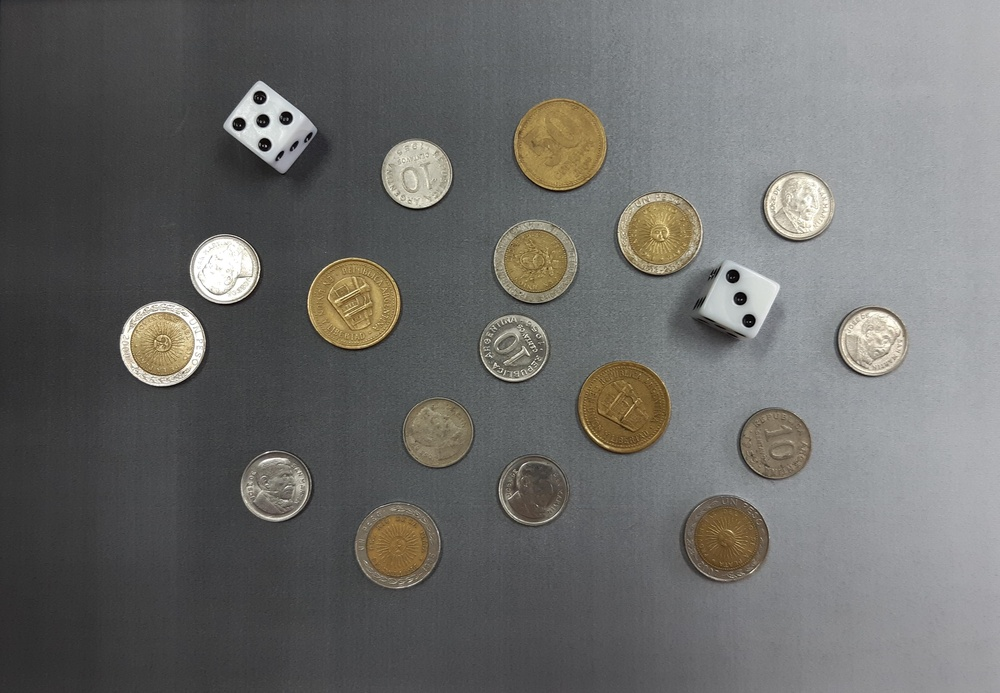
#> input picture src/monedas.jpg, 1000 x 693 px, shrunk from 3871 x 2681 before the run
$ python tp2_ejer1.py
#> lines starting #> are read from the running program, lines starting #| are printed output that depends on the picture; after the words box and inside, x2 and y2 are one past the last pixel; in counts of white or black regions, pixels touching at a corner belong together
import cv2
import numpy as np
import matplotlib.pyplot as plt

def imshow(img, new_fig=True, title=None, color_img=False, blocking=False, colorbar=False, ticks=False):
    if new_fig:
        plt.figure()
    if color_img:
        plt.imshow(img)
    else:
        plt.imshow(img, cmap='gray')
    plt.title(title)
    if not ticks:
        plt.xticks([]), plt.yticks([])
    if colorbar:
        plt.colorbar()
    if new_fig:
        plt.show(block=blocking)


def imreconstruct(marker, mask, kernel=None):
    if kernel==None:
        kernel = np.ones((3,3), np.uint8)
    while True:
        expanded = cv2.dilate(marker, kernel)                               # Dilatacion
        expanded_intersection = cv2.bitwise_and(src1=expanded, src2=mask)   # Interseccion
        if (marker == expanded_intersection).all():                         # Finalizacion?
            break                                                           #
        marker = expanded_intersection
    return expanded_intersection

def imfillhole(img):
    # img: Imagen binaria de entrada. Valores permitidos: 0 (False), 255 (True).
    mask = np.zeros_like(img)                                                   # Genero mascara para...
    mask = cv2.copyMakeBorder(mask[1:-1,1:-1], 1, 1, 1, 1, cv2.BORDER_CONSTANT, value=int(255)) # ... seleccionar los bordes.
    marker = cv2.bitwise_not(img, mask=mask)                # El marcador lo defino como el complemento de los bordes.
    img_c = cv2.bitwise_not(img)                            # La mascara la defino como el complemento de la imagen.
    img_r = imreconstruct(marker=marker, mask=img_c)        # Calculo la reconstrucción R_{f^c}(f_m)
    img_fh = cv2.bitwise_not(img_r)                         # La imagen con sus huecos rellenos es igual al complemento de la reconstruccion.
    return img_fh

# --- Cargo imagen -------------------------------------------------------------------------
img = cv2.imread('monedas.jpg', cv2.IMREAD_COLOR)
#> img is the input picture: shape (693, 1000, 3); mean B, G, R 105.5, 107.4, 107.5
img = cv2.cvtColor(img, cv2.COLOR_BGR2RGB)
plt.figure(), plt.imshow(img), plt.show(block=False)

# --- Paso a escala de grises ---------------------------------------------------------------
img_gray = cv2.cvtColor(img, cv2.COLOR_RGB2GRAY)
plt.figure(), plt.imshow(img_gray, cmap='gray'), plt.show(block=False)

# --- FILTRO BLUR (homogeneizar fondo) ------------------------------------------------------
img_blur = cv2.medianBlur(img_gray, 9, 2)
plt.figure(), plt.imshow(img_blur, cmap="gray"), plt.show(block=False)

# --- CANNY --------------------------------------------------------------------------------
img_canny = cv2.Canny(img_blur, 10, 54, apertureSize=3, L2gradient=True)
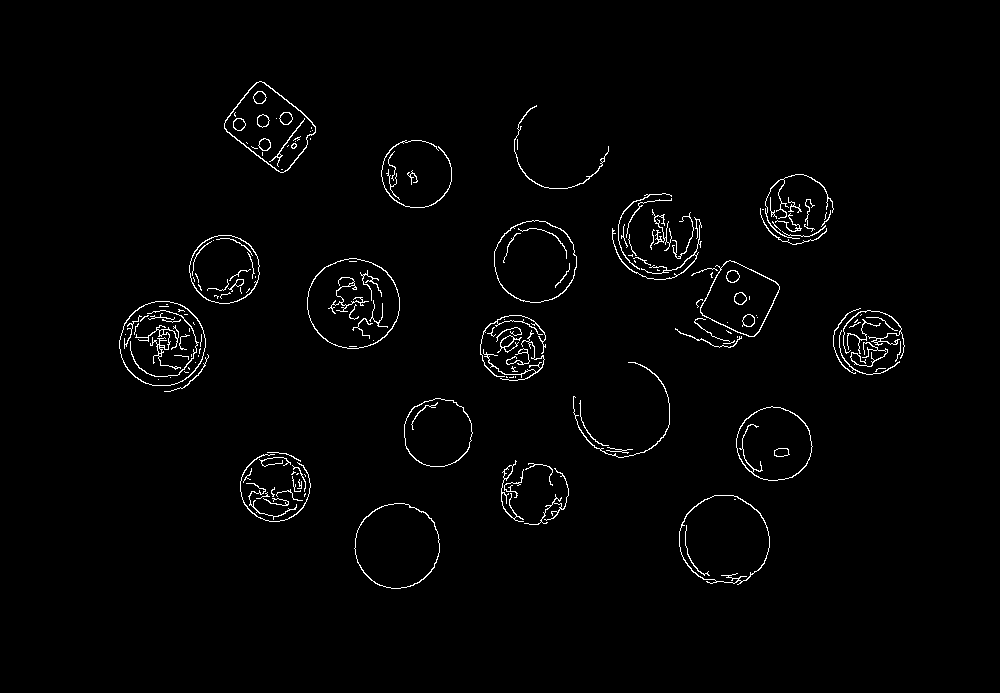
#> img_canny: shape (693, 1000); 1.7% white in thin lines or dots, all inside (x1, y1, x2, y2) = (119, 81, 905, 589)
imshow(img_canny)

# --- DILATACIÓN -----------------------------------------------------
k = 22
kernel = cv2.getStructuringElement(cv2.MORPH_ELLIPSE, (k,k))
imgd = cv2.dilate(img_canny, kernel)
#> imgd: shape (693, 1000); 19.3% white; 16 white regions, largest, box (x1, y1, x2, y2) and area: (602, 183, 791, 359) 18077, (109, 225, 271, 403) 15741, (470, 210, 588, 392) 13080
imshow(imgd)

# --- RELLENADO DE HUECOS ----------------------------------------------------------------------
img_sin_huecos = imfillhole(imgd)
#> after the loop in imreconstruct, `while True:`:
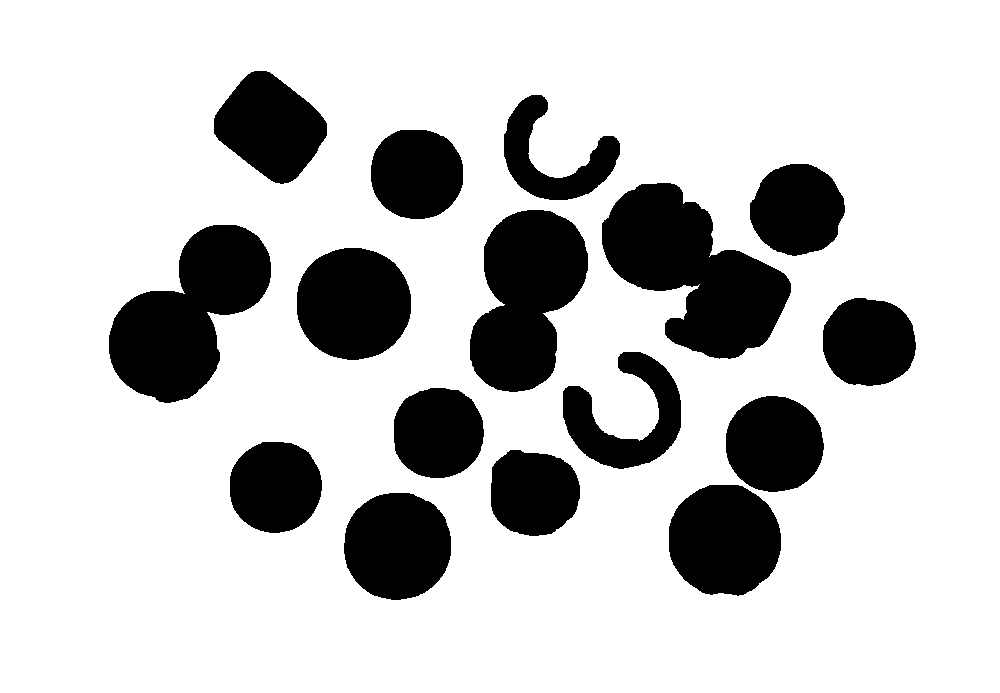
#> marker: shape (693, 1000); 79.1% white; 16 black regions, largest, box (x1, y1, x2, y2) and area: (602, 183, 791, 359) 18280, (109, 225, 271, 403) 16258, (470, 210, 588, 392) 14723
imshow(img_sin_huecos)

# --- APERTURA --------------------------------------------------------------------------------
ka = 121
kernel3 = cv2.getStructuringElement(cv2.MORPH_ELLIPSE, (ka,ka))
img_sin_huecos_ap = cv2.morphologyEx(img_sin_huecos, cv2.MORPH_OPEN, kernel3)
#> img_sin_huecos_ap: shape (693, 1000); every value is 0
imshow(img_sin_huecos_ap)

# --- Componentes conectadas ------------------------------------------------------------
num_labels, labels, stats, centroids = cv2.connectedComponentsWithStats(img_sin_huecos_ap)
#> labels: shape (693, 1000) int32; every value is 0
#> num_labels = 1; stats = [[0, 0, 1000, 693, 693000]]; centroids = [[499.5, 346]]
plt.figure(), plt.imshow(labels, cmap='gray'), plt.show(block=False)

# --- Clasificación ---------------------------------------------------------------------

# Máscara de la misma forma que la imagen original (servirá para borrar dados)
mask = np.ones_like(img_sin_huecos_ap, dtype=np.uint8)

# Imagen en blanco para dibujar las monedas clasificadas
height, width = img_sin_huecos_ap.shape
imagen_monedas_clasif = np.zeros((height, width, 3), dtype=np.uint8)

RHO_TH = 0.066    # Factor de forma (rho) < CIRCULO

# Contadores de tipos de monedas
count_moneda_10 = 0
count_moneda_50 = 0
count_moneda_1 = 0

# Clasifico en base al factor de forma
for i in range(1, num_labels):

    #--- Selecciono el objeto actual -----------------------------------------
    obj = (labels == i).astype(np.uint8)

    # --- Calculo Rho ---------------------------------------------------------
    ext_contours, _ = cv2.findContours(obj, cv2.RETR_EXTERNAL, cv2.CHAIN_APPROX_SIMPLE)
    area = cv2.contourArea(ext_contours[0])
    perimeter = cv2.arcLength(ext_contours[0], True)

    rho = area/(perimeter**2)
    flag_circular = rho > RHO_TH

    # Debug
    # --- Muestro por pantalla el resultado -----------------------------------
    # print(f"Objeto {i:2d} --> Circular: {flag_circular} --> {rho}")

    # --- Obtengo las coordenadas del rectángulo --------------------------------
    x, y, w, h = cv2.boundingRect(ext_contours[0])

    # --- Clasifico monedas y elimino dados de la imagen --------------------------------
    if flag_circular:

        # Clasificamos moneda según el área
        if 69000 < area < 80000:
            color = (0, 255, 0)  # Color verde para moneda 10 cent
            count_moneda_10 += 1
        elif 80000 <= area < 110000:
            color = (0, 0, 255)  # Color rojo para moneda 1 peso
            count_moneda_1 += 1
        else:
            color = (255, 0, 0)  # Color azul para moneda 50 cent
            count_moneda_50 += 1

        # Pintamos región de la moneda con el color correspondiente
        cv2.drawContours(imagen_monedas_clasif, [ext_contours[0]], 0, color, -1)
    else:
        # Obtenemos imagen sin dados
        # Rellenamos región correspondiente en la máscara con ceros
        mask[y:y+h, x:x+w] = 0
#> imagen_monedas_clasif: shape (693, 1000, 3); every value is 0
#> mask: shape (693, 1000); every value is 1
#> after the loop, count_moneda_1 = 0; count_moneda_10 = 0; count_moneda_50 = 0

    # Debug
    # if flag_circular:
    #     plt.figure(), plt.imshow(obj, cmap='gray'), plt.title(f"label {i}"), plt.show()

# --- Imagen sin dados -----------------------------------
imagen_sin_dados = img_sin_huecos_ap * mask
imshow(imagen_sin_dados, title="Imagen sin dados")

# --- Monedas clasificadas -----------------------------------
# Color verde --> Moneda 10 cent
# Color rojo --> Moneda 1 peso
# Color azul --> Moneda 50 cent
imshow(imagen_monedas_clasif, title="Monedas clasificadas")

print("Cantidad de monedas de 10 centavos:", count_moneda_10)
#| Cantidad de monedas de 10 centavos: 0
print("Cantidad de monedas de 50 centavos:", count_moneda_50)
#| Cantidad de monedas de 50 centavos: 0
print("Cantidad de monedas de 1 peso:", count_moneda_1)
#| Cantidad de monedas de 1 peso: 0

##################################################
# ------------------- DADOS ----------------------

def imclearborder(f):
    kernel = np.ones((3,3),np.uint8)
    marker = f.copy()
    marker[1:-1,1:-1]=0
#> marker: shape (693, 1000); 0.11% white in thin lines or dots, all inside (x1, y1, x2, y2) = (849, 0, 1000, 588)
    while True:
        tmp=marker.copy()
        marker=cv2.dilate(marker, kernel)
        marker=cv2.min(f, marker)
        difference = cv2.subtract(marker, tmp)
        if cv2.countNonZero(difference) == 0:
            break
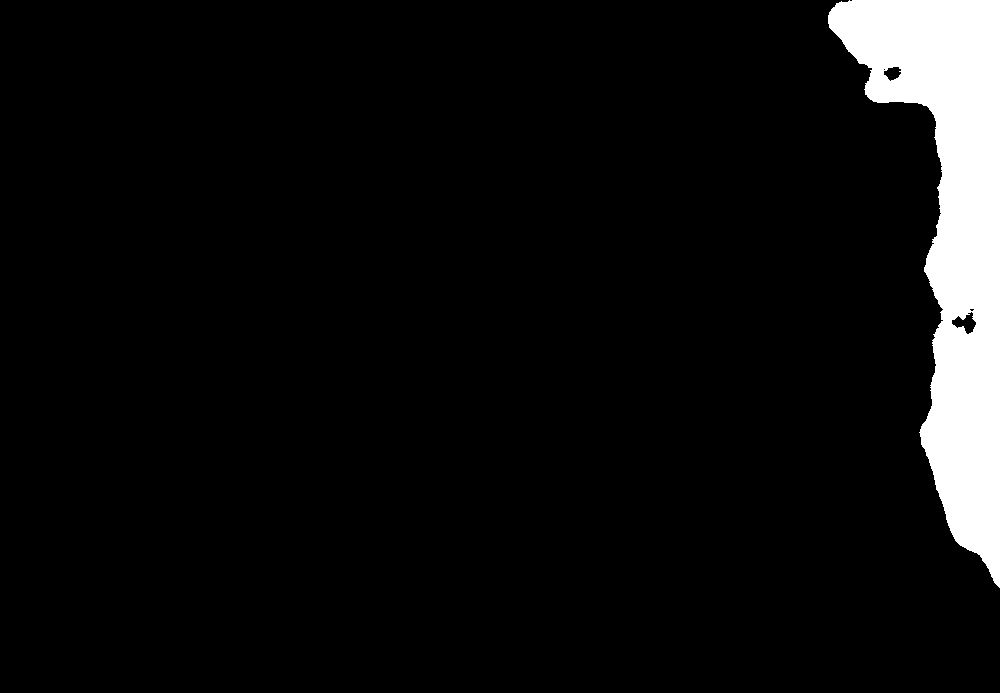
#> marker: shape (693, 1000); 6.4% white; 1 white region, box (x1, y1, x2, y2) and area: (828, 0, 1000, 588) 44438
    mask=cv2.bitwise_not(marker)
    out=cv2.bitwise_and(f, mask)
#> out: shape (693, 1000); 2.9% white; 7 white regions, largest, box (x1, y1, x2, y2) and area: (192, 237, 257, 301) 3255, (235, 92, 307, 151) 3129, (768, 174, 834, 236) 3129
    return out


# --- Filtro BLUR -----------------------------------
img_blur2 = cv2.medianBlur(img_gray, 25, 21)

# --- Umbralado inverso (quitar dados del costado) ---------------
imgu =  cv2.threshold(img_blur2, 167, 255, cv2.THRESH_BINARY)[1]
imshow(imgu)

# --- Limpiamos bordes -----------------------------------
imgu_sin_bord = imclearborder(imgu)
imshow(imgu_sin_bord)

# --- DILATACIÓN -----------------------------------------------------
k = 22
kernel = cv2.getStructuringElement(cv2.MORPH_ELLIPSE, (k,k))
#> kernel: shape (22, 22); values 0 (black) and 1 (white), 81.2% white; 4 black regions (1 under 20 px), largest, box (x1, y1, x2, y2) and area: (0, 0, 11, 8) 32, (12, 0, 22, 6) 24, (0, 15, 6, 22) 21
imgd2 = cv2.dilate(imgu_sin_bord, kernel)
#> imgd2: shape (693, 1000); 5.6% white; 7 white regions, largest, box (x1, y1, x2, y2) and area: (182, 227, 268, 312) 5864, (225, 82, 318, 162) 5779, (758, 164, 845, 247) 5706
imshow(imgd2)

# --- Relleno huecos -----------------------------------------------------
img_sin_huecos2 = imfillhole(imgd2)
imshow(img_sin_huecos2)

# --- APERTURA --------------------------------------------------------------------------------
ka = 80
kernel3 = cv2.getStructuringElement(cv2.MORPH_ELLIPSE, (ka,ka))
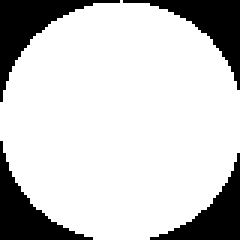
#> kernel3: shape (80, 80) (shown 3 times larger); values 0 (black) and 1 (white), 79.4% white; 4 black regions, box (x1, y1, x2, y2) and area: (0, 0, 40, 34) 366, (41, 0, 80, 30) 332, (0, 47, 31, 80) 326, (50, 51, 80, 80) 293
img_sin_huecos_ap2 = cv2.morphologyEx(img_sin_huecos2, cv2.MORPH_OPEN, kernel3)
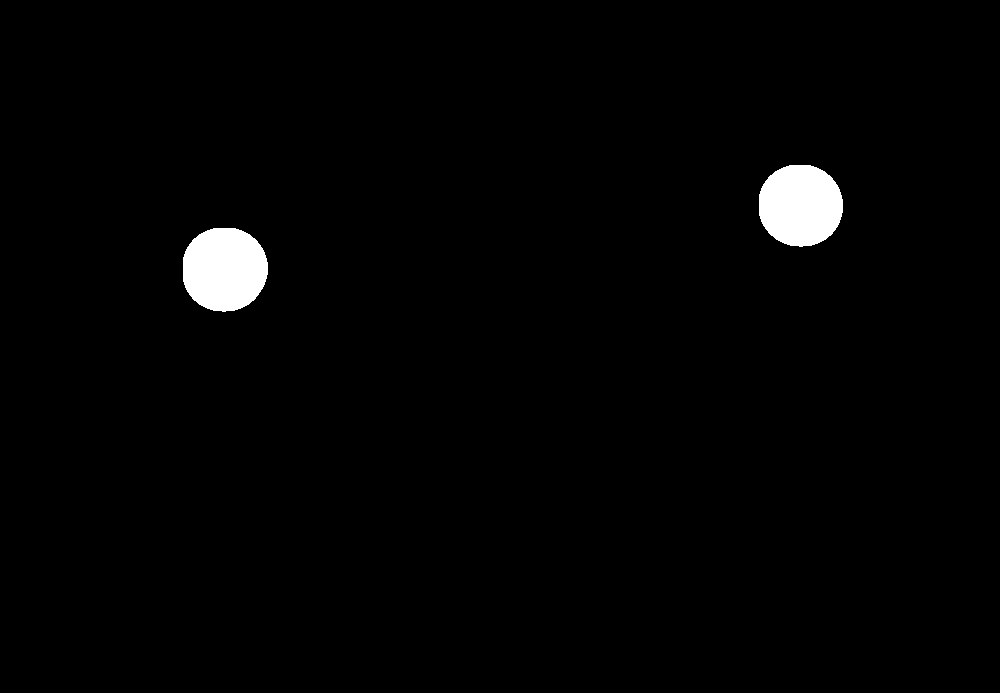
#> img_sin_huecos_ap2: shape (693, 1000); 1.6% white; 2 white regions, box (x1, y1, x2, y2) and area: (183, 228, 268, 312) 5740, (759, 165, 843, 247) 5525
imshow(img_sin_huecos_ap2)

# --- Componentes conectadas ------------------------------------------------------------
num_labels, labels, stats, centroids = cv2.connectedComponentsWithStats(img_sin_huecos_ap2)
#> labels: shape (693, 1000) int32; 3 distinct labels, from 0 to 2
#> num_labels = 3; stats = [[0, 0, 1000, 693, 681735], [759, 165, 84, 82, 5525], [183, 228, 85, 84, 5740]]; centroids = [[499.4, 347.8], [800.1, 205], [224.2, 268.9]]
plt.figure(), plt.imshow(labels, cmap='gray'), plt.show(block=False)

# --- Clasificación ---------------------------------------------------------------------

# Máscara de la misma forma que la imagen original (servirá para borrar dados)
mask = np.zeros_like(img_sin_huecos_ap2, dtype=np.uint8)

RHO_TH = 0.065    # Factor de forma (rho) > CUADRADO

# Clasifico en base al factor de forma
for i in range(1, num_labels):

    #--- Selecciono el objeto actual -----------------------------------------
    obj = (labels == i).astype(np.uint8)

    # --- Calculo Rho ---------------------------------------------------------
    ext_contours, _ = cv2.findContours(obj, cv2.RETR_EXTERNAL, cv2.CHAIN_APPROX_SIMPLE)
    area = cv2.contourArea(ext_contours[0])
    perimeter = cv2.arcLength(ext_contours[0], True)

    rho = area/(perimeter**2)
    flag_dado = rho < RHO_TH

    # --- Obtengo las coordenadas del rectángulo --------------------------------
    x, y, w, h = cv2.boundingRect(ext_contours[0])

    # --- Máscara para quedarme solo con dados ----------------------------------
    if flag_dado:
      mask[y:y+h, x:x+w] = 1
#> this loop made 2 passes
#> (area, perimeter, rho, flag_dado, x, y, w, h) on passes 1 to 2: (5405, 275.3, 0.0713, False, 759, 165, 84, 82), (5617.5, 280.7, 0.0713, False, 183, 228, 85, 84)
#> pass 1, `obj = (labels == i).astype(np.uint8)`:
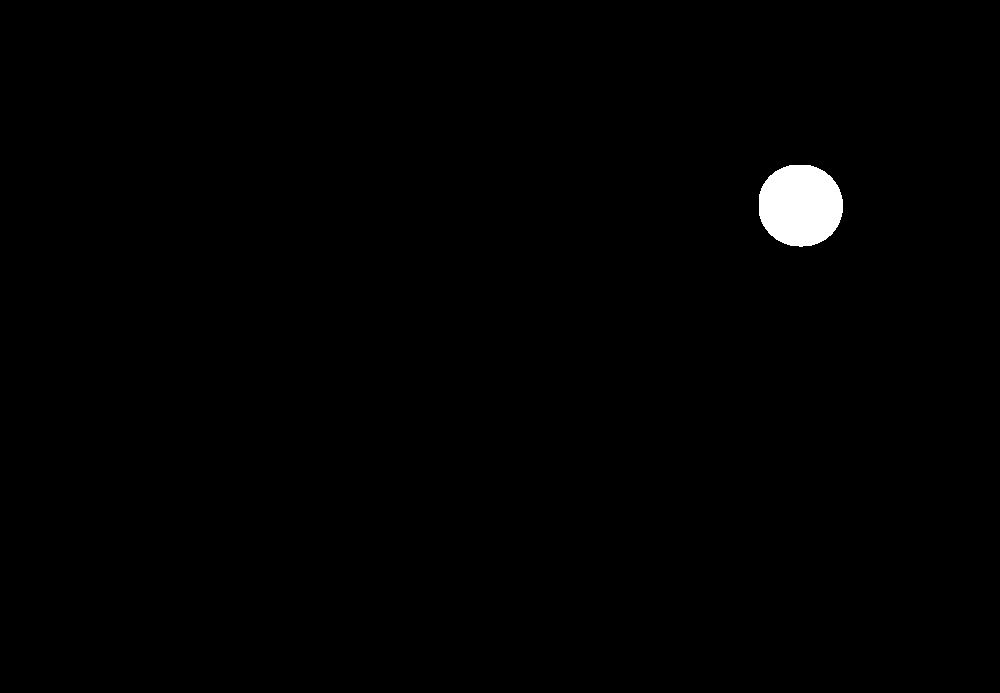
#> obj: shape (693, 1000); values 0 (black) and 1 (white), 0.8% white; 1 white region, box (x1, y1, x2, y2) and area: (759, 165, 843, 247) 5525
#> pass 2, `obj = (labels == i).astype(np.uint8)`:
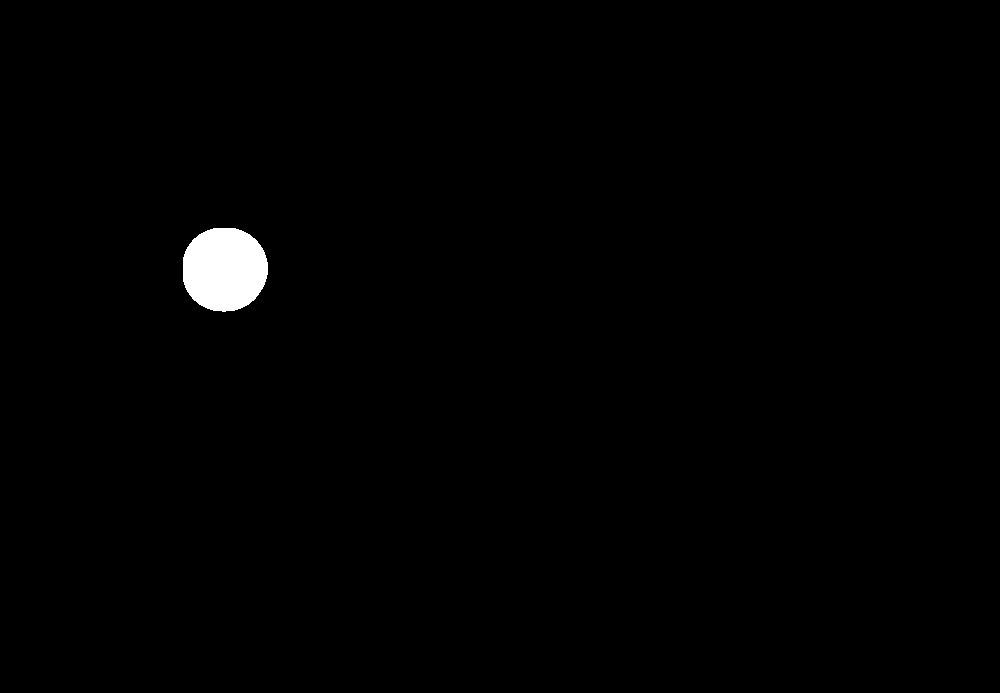
#> obj: shape (693, 1000); values 0 (black) and 1 (white), 0.83% white; 1 white region, box (x1, y1, x2, y2) and area: (183, 228, 268, 312) 5740

    # Debug
    # if flag_dado:
    #   plt.figure(), plt.imshow(obj, cmap='gray'), plt.title(f"label {i}"), plt.show()

# --- Aplico máscara -------------------------------------------
imagen_dados = imgu_sin_bord * mask
imshow(imagen_dados, title="Imagen de los dados")


# --- Clasifico dados por cant de huecos -------------------------------------
num_labels, labels, stats, centroids = cv2.connectedComponentsWithStats(imagen_dados)
#> num_labels = 1; stats = [[0, 0, 1000, 693, 693000]]; centroids = [[499.5, 346]]
plt.figure(), plt.imshow(labels, cmap='gray'), plt.show(block=False)


for i in range(1, num_labels):

    #--- Selecciono el objeto actual -----------------------------------------
    obj = (labels == i).astype(np.uint8)

    # --- Calculo cantidad de huecos ------------------------------------------
    all_contours, _ = cv2.findContours(obj, cv2.RETR_TREE, cv2.CHAIN_APPROX_SIMPLE)
    holes = len(all_contours) - 1

    # --- Muestro por pantalla el resultado -----------------------------------
    print(f"Dado {i:2d} --> Número {holes}")
